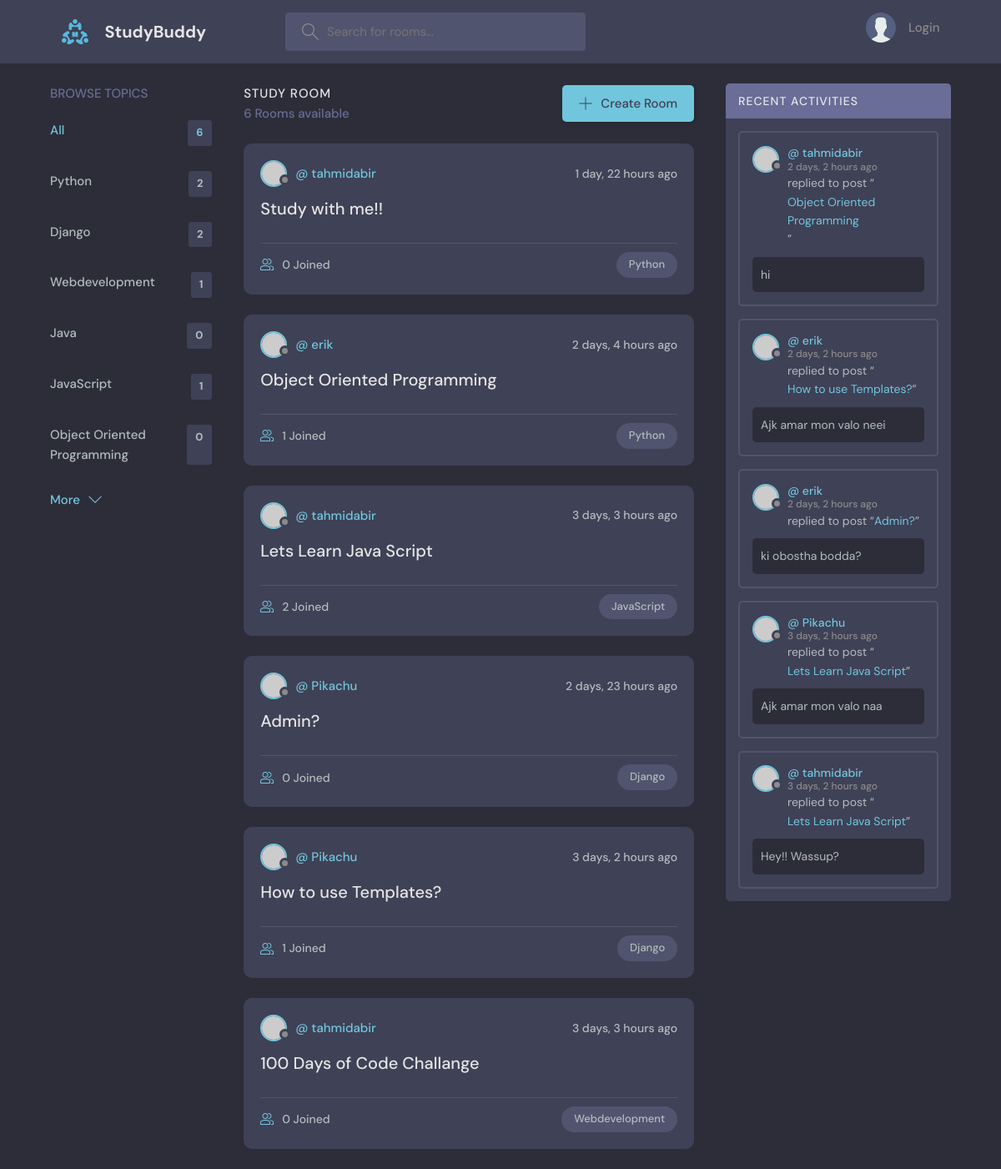
Before: / with the older database file.
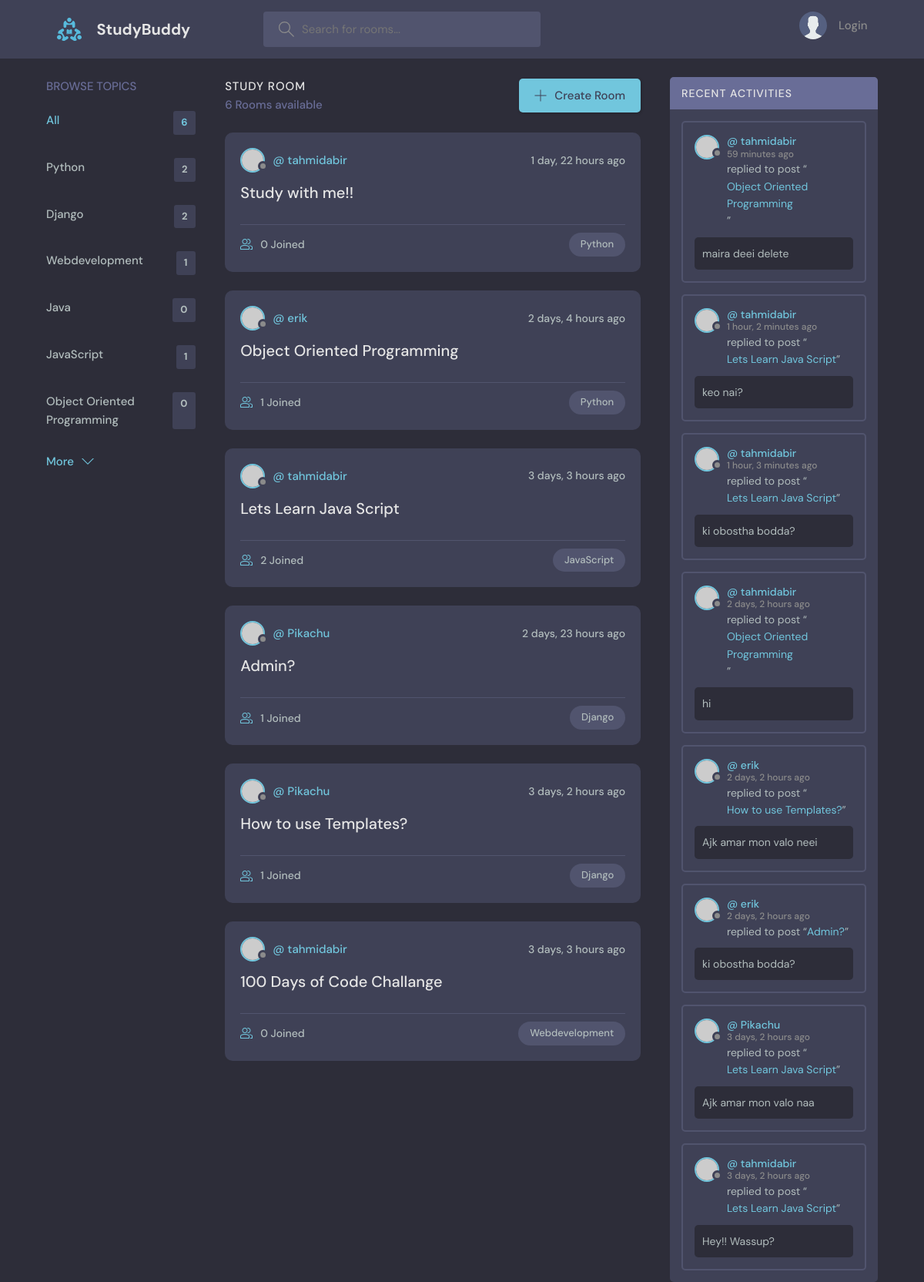
After: the same page with the newer database file.
### base/models.py (models this page shows, shortened)
class Topic(models.Model):
    name = models.CharField(max_length=200)

class Room(models.Model):
    host = models.ForeignKey(User, on_delete=models.SET_NULL,null=True)
    topic = models.ForeignKey(Topic, on_delete=models.SET_NULL,null=True)
    name = models.CharField(max_length=200)
    description = models.TextField(null=True, blank=True)
    participants=models.ManyToManyField(User,related_name='participants',blank=True)
    updated = models.DateTimeField(auto_now=True)  # auto_now updates everytime it got updated
    created = models.DateTimeField(auto_now_add=True)  # auto_mow_add only update once while updating
    class Meta:
        ordering = ['-updated','-created']

class Message(models.Model):
    user = models.ForeignKey(User, on_delete=models.CASCADE)
    room = models.ForeignKey(Room, on_delete=models.CASCADE)
    body = models.TextField()
    updated = models.DateTimeField(auto_now=True)
    created = models.DateTimeField(auto_now_add=True)
    class Meta:
        ordering = ['-updated','-created']

### base/views.py (the view)
# urls.py: path('', views.home, name='home'),
def home(request):
    q = request.GET.get('q') if request.GET.get('q')!=None else ''
    rooms = Room.objects.filter(
        Q(topic__name__icontains=q) |
        Q(name__icontains=q) |
        Q(description__icontains=q)
        )
    topics = Topic.objects.all()
    room_count = rooms.count()
    room_messages = Message.objects.filter(Q(room__topic__name__icontains=q))
    context={'rooms':rooms,'topics':topics,'room_count':room_count, 'room_messages':room_messages}
    return render(request,'base/home.html',context)

### base/templates/base/home.html (shortened to what this page needs)
{% extends 'main.html' %}
{% block content %}
    <main class="layout layout--3">
      <div class="container">
         {% include 'base/topics_component.html'%}
        <div class="roomList">
          <div class="roomList__header">
            <div>
              <h2>Study Room</h2>
              <p>{{room_count}} Rooms available</p>
            </div>
            <a class="btn btn--main" href="{% url 'create-room' %}">
              <svg version="1.1" xmlns="http://www.w3.org/2000/svg" width="32" height="32" viewBox="0 0 32 32">
                <title>add</title>
                <path
                  d="M16.943 0.943h-1.885v14.115h-14.115v1.885h14.115v14.115h1.885v-14.115h14.115v-1.885h-14.115v-14.115z"
                ></path>
              </svg>
              Create Room
            </a>
          </div>
{% include 'base/feed_component.html' %}
        </div>
     {% include 'base/activity_component.html' %}
      </div>
    </main>
{% endblock%}

### base/templates/base/topics_component.html
 <div class="topics">
          <div class="topics__header">
            <h2>Browse Topics</h2>
          </div>
          <ul class="topics__list">
            <li>
              <a href="{%url 'home' %}" class="active">All <span>{{topics.count}}</span></a>
            </li>
              {% for topic in topics %}
            <li>
              <a href="{% url 'home'%}?q={{topic.name}}">{{topic.name}} <span>{{topic.room_set.all.count}}</span></a>
            </li>
                 {% endfor %}
          </ul>
          <a class="btn btn--link" href="topics.html">
            More
            <svg version="1.1" xmlns="http://www.w3.org/2000/svg" width="32" height="32" viewBox="0 0 32 32">
              <title>chevron-down</title>
              <path d="M16 21l-13-13h-3l16 16 16-16h-3l-13 13z"></path>
            </svg>
          </a>
        </div>

### base/templates/base/feed_component.html (shortened to what this page needs)
    {% for room in rooms%}
     <div class="roomListRoom">
                <div class="roomListRoom__header">
                  <a href="{% url 'user-profile' room.host.id %}" class="roomListRoom__author">
                    <div class="avatar avatar--small">
                      <img src="https://randomuser.me/api/portraits/women/11.jpg" />
                    </div>
                    <span>@ {{room.host.username}}</span>
                  </a>
                  <div class="roomListRoom__actions">
                    <span>{{room.created|timesince}} ago </span>
                  </div>
                </div>
                <div class="roomListRoom__content">
                  <a href="{%url 'room' room.id %}">{{room.name}}</a>
                </div>
                <div class="roomListRoom__meta">
                  <a href="{%url 'room' room.id %}" class="roomListRoom__joined">
                    {{room.participants.all.count}} Joined
                  </a>
                  <p class="roomListRoom__topic">{{room.topic.name}}</p>
                </div>
              </div>
    {% endfor %}

### base/templates/base/activity_component.html (shortened to what this page needs)
        <div class="activities">
          <div class="activities__header">
            <h2>Recent Activities</h2>
          </div>
            {% for message in room_messages %}
          <div class="activities__box">
            <div class="activities__boxHeader roomListRoom__header">
              <a href="{% url 'user-profile' message.user.id %}" class="roomListRoom__author">
                <div class="avatar avatar--small">
                  <img src="https://randomuser.me/api/portraits/women/11.jpg" />
                </div>
                <p>
                  @ {{message.user}}
                  <span>{{message.created| timesince}} ago</span>
                </p>
              </a>
            </div>
            <div class="activities__boxContent">
              <p>replied to post “<a href="{%url 'room' message.room.id %}">{{message.room.name}}</a>”</p>
              <div class="activities__boxRoomContent">
                {{message.body}}
              </div>
            </div>
          </div>
            {% endfor%}
        </div>

Changed rows visible on the page:
computed for Room "Admin?": participants.all.count "0" → "1"
added Message: user "tahmidabir", created "59 minutes", room.name "Object Oriented Programming", body "maira deei delete"
added Message: user "tahmidabir", created "1 hour, 2 minutes", room.name "Lets Learn Java Script", body "keo nai?"
added Message: user "tahmidabir", created "1 hour, 3 minutes", room.name "Lets Learn Java Script", body "ki obostha bodda?"
